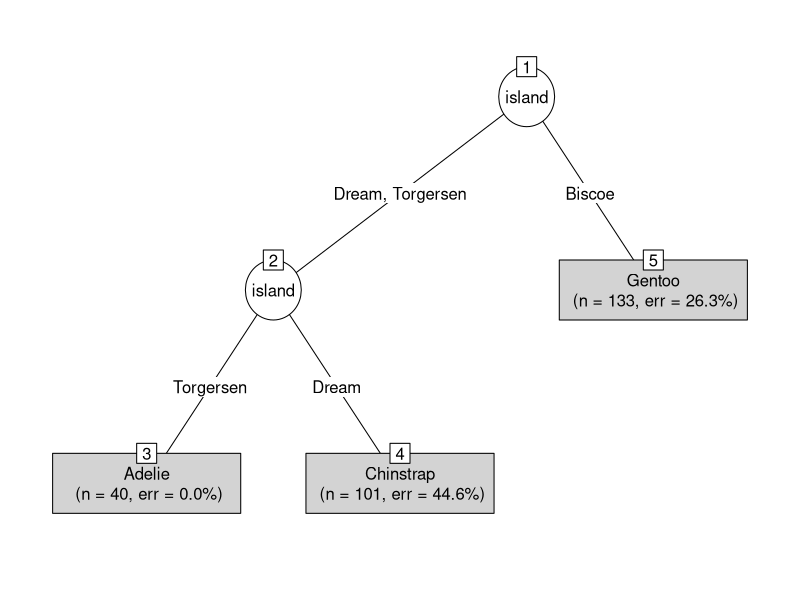
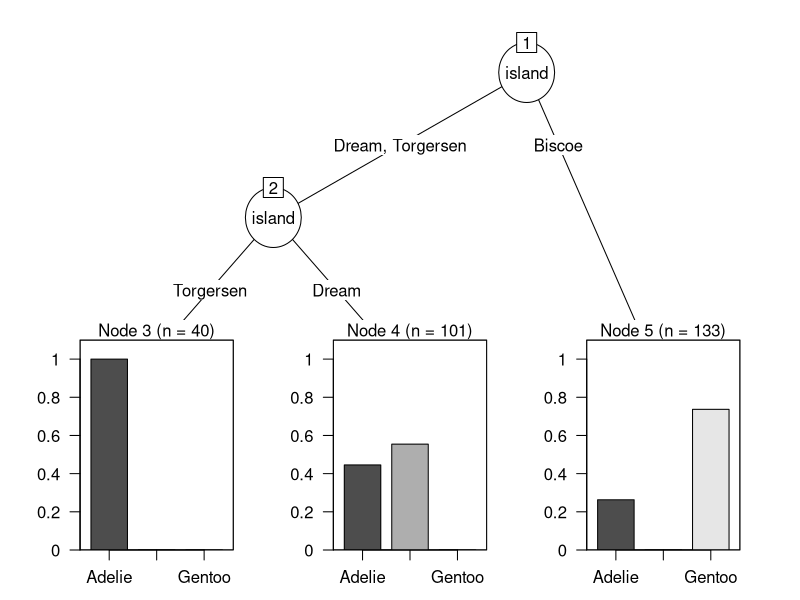
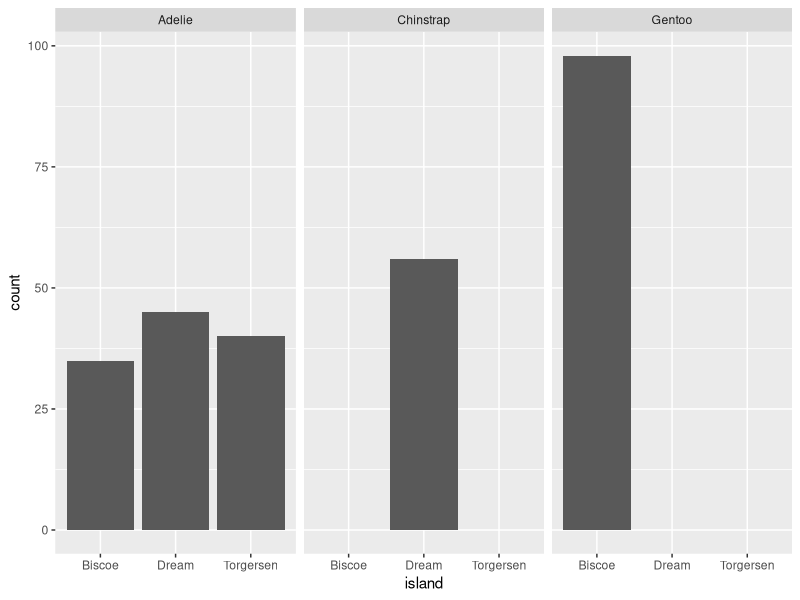
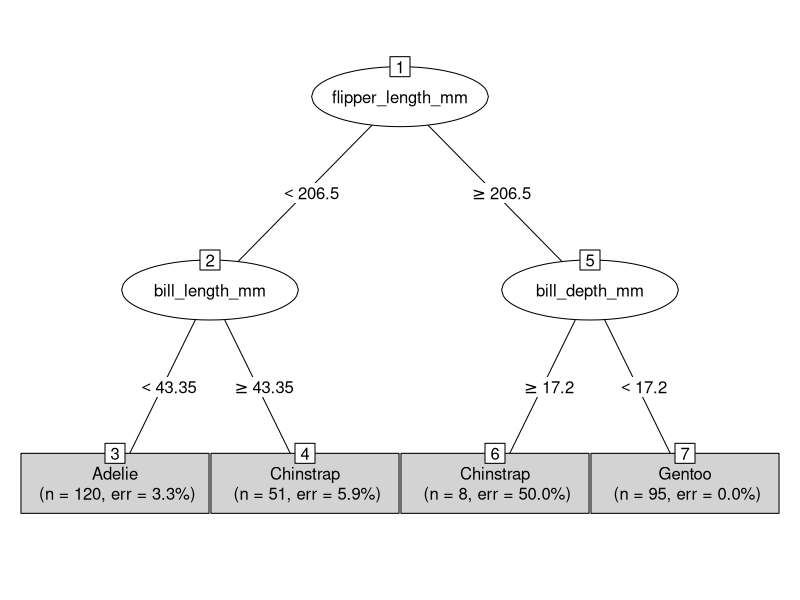
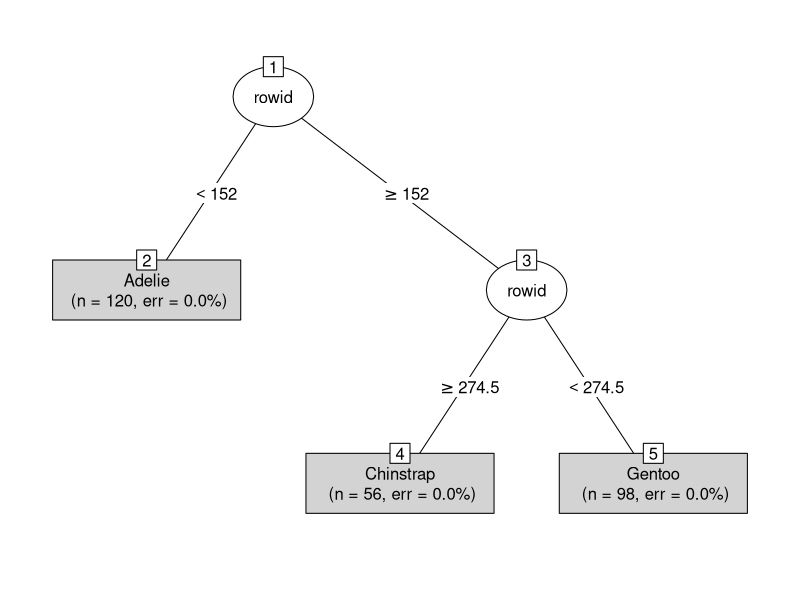
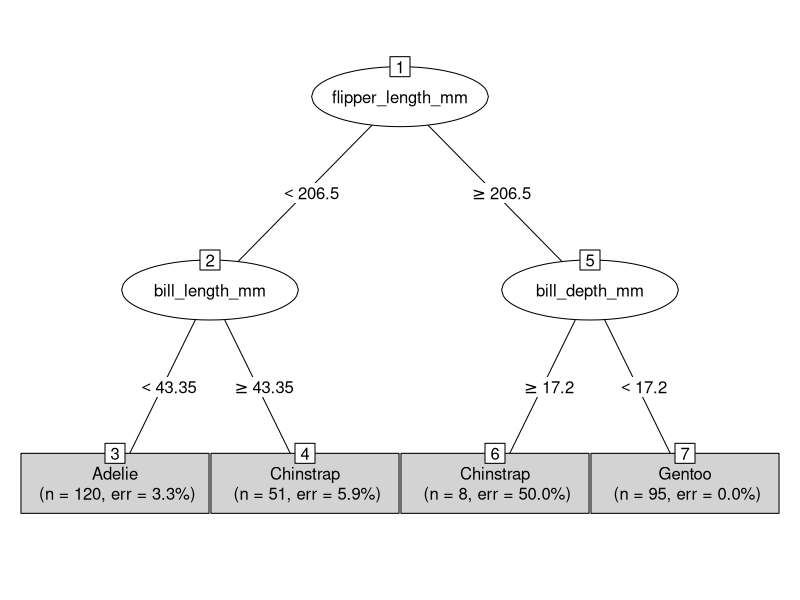

The R source for these figures, in order:
## ---- chunk 1
knitr::opts_chunk$set(eval=TRUE, include=TRUE, echo=TRUE, message=FALSE, error=FALSE)
## ---- chunk 2
library(tidyverse)
library(palmerpenguins) # install.packages("palmerpenguins")
# https://allisonhorst.github.io/palmerpenguins/articles/intro.html
# https://education.rstudio.com/blog/2020/07/palmerpenguins-cran/
## ---- chunk 3
glimpse(penguins) # a first look at the data
# Note that there are some missing values
## ---- chunk 4
penguins %>% summary() # easy way to see missing values
## ---- chunk 5
penguins_clean <- penguins %>% 
  filter(!is.na(bill_length_mm) & !is.na(bill_depth_mm) & !is.na(flipper_length_mm) & !is.na(body_mass_g))
summary(penguins_clean)
## ---- chunk 6
set.seed(17)
n <- nrow(penguins_clean)
training_indices <- sample(1:n, size=round(0.8*n))
penguins_clean <- penguins_clean %>% rowid_to_column()
train <- penguins_clean %>% filter(rowid %in% training_indices)
test <- penguins_clean %>% filter(!rowid %in% training_indices)
nrow(train)
nrow(test)
## ---- chunk 7
library(rpart)
library(partykit)
# Let's build a tree using only geographic information to predict penguin species
tree1 <- rpart(species ~ island, data=train)
plot(as.party(tree1), type="simple")
plot(as.party(tree1), type="extended")
## ---- chunk 8
train %>% ggplot(aes(x=island)) + 
  geom_bar() + #coord_flip() +
  facet_wrap(~species)
## ---- chunk 9
tree2 <- rpart(species ~ bill_length_mm + bill_depth_mm + flipper_length_mm + body_mass_g, data=train)
plot(as.party(tree2), type="simple")
## ---- chunk 10
tree3 <- rpart(species ~ ., data=train)
plot(as.party(tree3), type="simple")
## ---- chunk 11
tree3 <- rpart(species ~ ., data=train %>% select(-rowid))
plot(as.party(tree3), type="simple")
## ---- chunk 12
test_preds_1 <- predict(tree1, newdata=test, type="class")
m1.test <- table(test_preds_1, test$species)
test_preds_2 <- predict(tree2, newdata=test, type="class")
m2.test <- table(test_preds_2, test$species)
## ---- chunk 13
# https://stackoverflow.com/questions/10758961/how-to-convert-a-table-to-a-data-frame
as.data.frame.matrix(m1.test) 
as.data.frame.matrix(m2.test) 
## ---- chunk 14
sum(diag(m1.test)) / sum(m1.test)
sum(diag(m2.test)) / sum(m2.test)
